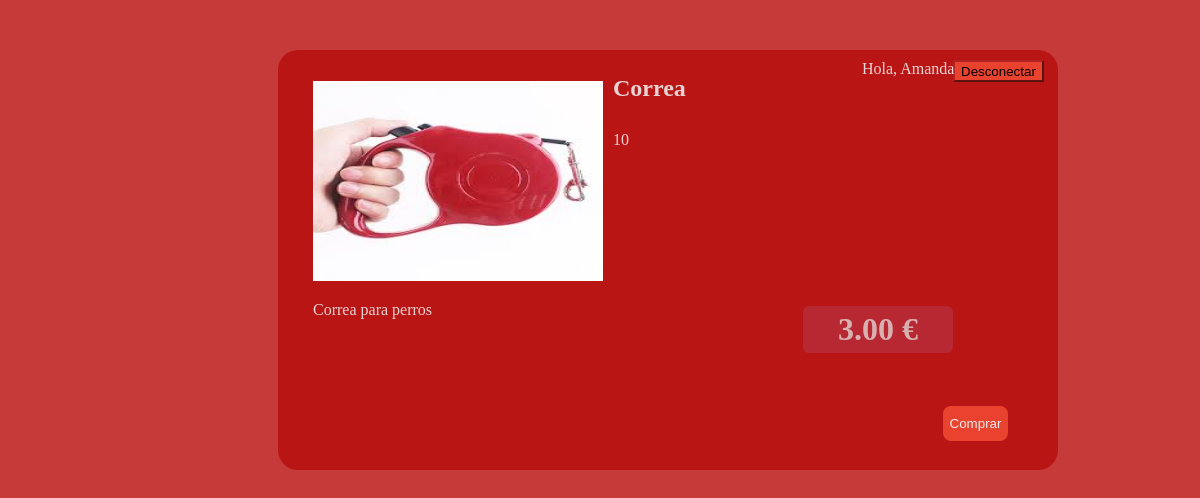
The app's page /PHP/accesorioinfo.php?id=1 (signed in) with its own data.
### tables this page shows
create table cliente
(
	idcliente		int auto_increment not null,
	nombre			varchar(25),
	apellidos		varchar(50),
	telefono		varchar(9),
	email			varchar(100),
	usuario			varchar(15),
	tipo			varchar(20),
	password		varchar(50),
	primary key(idcliente)
);

create table accesorio
(
	idaccesorio		int auto_increment not null,
	nombre			varchar(50),
	descripcion		varchar(500),
	cantidad		int,
	precio			decimal(4,2),
	imagen			varchar(500),
	primary key(idaccesorio)
	);

### PHP/accesorioinfo.php (the view, shortened to what this page needs)
<!DOCTYPE html>
<html lang="en">
<head>
    <link rel="stylesheet" href="css/accesorioinfo.css">
</head>
<body>
    <?php
        include_once "conec.php";
        if(isset($_SESSION["iduser"])){
            $nombreusu = "";
            $nombreusu = "SELECT nombre
                          FROM cliente
                          WHERE idcliente = {$_SESSION['iduser']}
                         ";
            if ($result = $connection->query($nombreusu)) {
                if ($result->num_rows > 0)
                    $nombreusu = $result->fetch_object()->nombre;
                else
                    echo "No se ha encontrado el nombre de usuario";
            }else
                echo "Wrong Query";
        }
        $infoacces = "SELECT * FROM accesorio WHERE idaccesorio = {$_GET['id']};";
        if ($result = $connection->query($infoacces)) {
            if ($result){
                $obj = $result->fetch_object();
        echo "<div id='caja'>";
                echo "<input type='submit' name='desloguear' value='Desconectar'>";
                echo "<p id=saludo> Hola, $nombreusu</p>";
                echo "<div id='foto'>";
                    echo "<p><img src='".$obj->imagen."' width='250px' height='250px'></p>";
                echo "</div>";
                echo "<div id='nombre'>";
                    echo "<h2><b> </b>".$obj->nombre."</h2>";
                echo "</div>";
                echo "<div id='descripcion'>";
                    echo "<p><b> </b>".$obj->descripcion."</p>";
                echo "</div>";
                echo "<div id='cantidad'>";
                    echo "<p><b> </b>".$obj->cantidad."</p>";
                echo "</div>";
                echo "<div id='precio'>";
                    echo "<h1><b> </b>".$obj->precio." €</h1>";
                echo "</div>";
        echo "</div>";
            }else
                echo "Imposible conseguir los datos";
        }else
            echo "Query Failed";
    ?>
 <input  id="comprar" type="button" onclick=" location.href='/php/proyecto/comprar.php' " value="Comprar" style=cursor:pointer; name="alquila" />
</body>
</html>

### PHP/css/accesorioinfo.css (style rules this page uses)
#caja { width: 750px; margin: 50px auto; background: #b91515; padding: 15px; border-radius: 20px; margin-top: 50px; margin-left: 270px; display: flex; flex-flow: row wrap; height: 390px; }
body { background: #c63a3a; width: 95%; color: #e9d4d4; }
#saludo { margin-left: 569px; margin-top: -209px; }
img { width: 290px; height: 200px; }
input[type=submit] { margin-left: 660px; background-color: #E94330; border-color: firebrick; margin-top: -5px; cursor:pointer; height: 22px; }
#foto { width: 290px; height: 200px; position: absolute; margin: 0px 20px; }
#nombre { position: absolute; width: 75px; height: 50px; margin: 320px; margin-top: -10px; }
#cantidad { width: 120px; height: 50px; margin: 320px; position: absolute; margin-top: 50px; }
#descripcion { width: 350px; height: 99x; position: absolute; margin-top: 220px; margin-left: 20px; }
#precio { text-align: center; color: #d8b0b0; width: 150px; border-radius: 12px; position: absolute; margin-left: 490px; margin-top: 220px; padding: 0px 20px; }
#precio h1 { background: #b6364899; padding: 5px; border-radius: 6px; }
#comprar { margin-left: 935px; margin-top: -114px; height: 35px; width: 65px; position: absolute; text-align: center; border-radius: 8px; border: none; background: #e94330; color: #efedf0; }

### records on screen
cliente: nombre "Amanda"
accesorio: imagen (picture), nombre "Correa", descripcion "Correa para perros", cantidad "10", precio "3.00"
